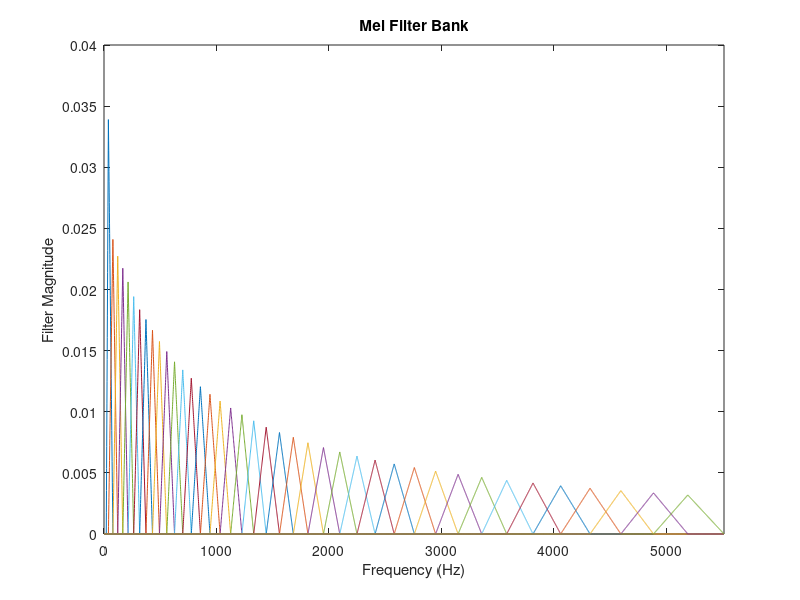

MATLAB code to generate this figure:
function [ fbank ] = melBank(  )
%melBank Creates a set of mel filter banks
%   Implement the computation of the triangular filterbanks
%   Hp, p = 1,...,NB. Your function will return an array fbank of size
%   NB x K such that fbank(p,:) contains the filter bank Hp.
close all;
nbanks = 40; %% Number of Mel frequency bands
% linear frequencies
N=512;
K=N/2+1;
fbank=zeros(nbanks,K);
fs=11025;
linFrq = 20:fs/2;
% mel frequencies
melFrq = log ( 1 + linFrq/700) *1127.01048;
% equispaced mel indices
melIdx = linspace(1,max(melFrq),nbanks+2);
% From mel index to linear frequency
melIdx2Frq = zeros (1,nbanks+2);
% melIdx2Frq (p) = \Omega_p
for i=1:nbanks+2
    [~, indx] = min(abs(melFrq - melIdx(i)));
    melIdx2Frq(i) = linFrq(indx);
end
melTemp=zeros(nbanks,max(melIdx2Frq));
% Implement equation for mel filters
for i = 2:nbanks+1
    currMel = melIdx2Frq(i);
    nextMel = melIdx2Frq(i+1);
    lastMel = melIdx2Frq(i-1);
    A=(2/(nextMel-lastMel));
    melDex=lastMel:currMel;
    melTemp(i-1,melDex)=A.*(melDex-lastMel)./(currMel-lastMel);
    melDex=currMel:nextMel;
    melTemp(i-1,melDex)=A.*(nextMel-melDex)./(nextMel-currMel);
end

W = round(linspace(1,max(melIdx2Frq),K));
for i = 1:nbanks
    fbank(i,:) = melTemp(i,W);
end
figure
plot(melTemp.');
title('Mel Filter Bank');
xlabel('Frequency (Hz)');
ylabel('Filter Magnitude');
xlim([0,length(melTemp)]);
saveas(gca,'melFilterBank.png');
% for i = 1:nbanks
%     disp(['fbank(',num2str(i),') = ',num2str(sum(fbank(i,:)))]);
% end
% 
% for i = 1:nbanks
%     disp(['melTemp(',num2str(i),') = ',num2str(sum(melTemp(i,:)))]);
% end
% close all;
end